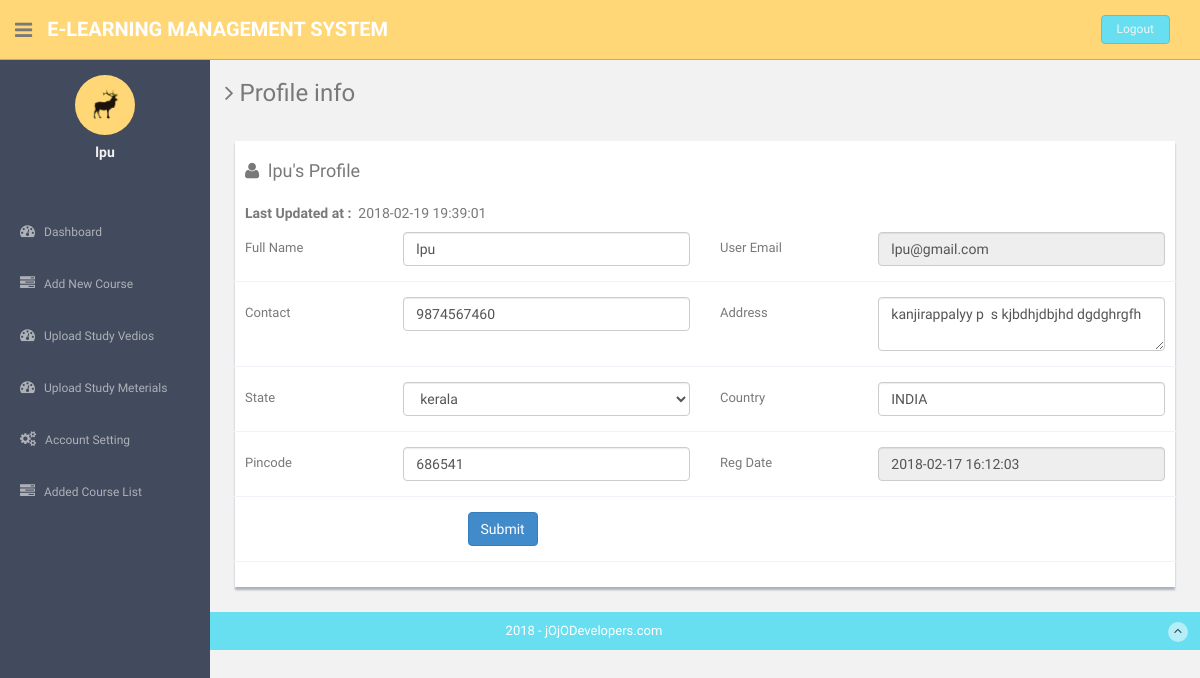
/learn/university/profile.php (signed in), run on the app's committed database.
### tables this page shows
CREATE TABLE `university` (
  `uid` int(11) NOT NULL,
  `uname` varchar(50) NOT NULL,
  `uemail` varchar(50) NOT NULL,
  `password` varchar(50) NOT NULL,
  `contactno` varchar(50) NOT NULL,
  `address` varchar(50) NOT NULL,
  `state` varchar(50) NOT NULL,
  `country` varchar(50) NOT NULL,
  `pincode` int(6) NOT NULL,
  `regdate` timestamp NOT NULL DEFAULT CURRENT_TIMESTAMP,
  `updationdate` timestamp NOT NULL DEFAULT CURRENT_TIMESTAMP ON UPDATE CURRENT_TIMESTAMP,
  `status` int(1) NOT NULL,
  `apstatus` varchar(50) NOT NULL
);

### learn/university/profile.php (the view, shortened to what this page needs)
<?php
if(strlen($_SESSION['login'])==0)
  {
header('location:index.php');
}
else{
?>
<!DOCTYPE html>
<html lang="en">
  <head>
    <link href="assets/css/bootstrap.css" rel="stylesheet">
    <link href="assets/font-awesome/css/font-awesome.css" rel="stylesheet" />
    <link rel="stylesheet" type="text/css" href="assets/js/bootstrap-datepicker/css/datepicker.css" />
    <link rel="stylesheet" type="text/css" href="assets/js/bootstrap-daterangepicker/daterangepicker.css" />
    <link href="assets/css/style.css" rel="stylesheet">
    <link href="assets/css/style-responsive.css" rel="stylesheet">
  </head>
  <body>
  <section id="container" >
     <?php include("includes/header.php");?>
      <?php include("includes/sidebar.php");?>
      <section id="main-content">
          <section class="wrapper">
          	<h3><i class="fa fa-angle-right"></i> Profile info</h3>
          	<div class="row mt">
          		<div class="col-lg-12">
                  <div class="form-panel">
 <?php $query=mysql_query("select * from university where uemail='".$_SESSION['login']."'");
 while($row=mysql_fetch_array($query))
 {
 ?>
  <h4 class="mb"><i class="fa fa-user"></i>&nbsp;&nbsp;<?php echo htmlentities($row['uname']);?>'s Profile</h4>
    <h5><b>Last Updated at :</b>&nbsp;&nbsp;<?php echo htmlentities($row['updationdate']);?></h5>
 <form class="form-horizontal style-form" method="post" name="profile" >
<div class="form-group">
<label class="col-sm-2 col-sm-2 control-label">Full Name</label>
<div class="col-sm-4">
<input type="text" name="uname" required="required" value="<?php echo htmlentities($row['uname']);?>" class="form-control" >
 </div>
<label class="col-sm-2 col-sm-2 control-label">User Email </label>
 <div class="col-sm-4">
<input type="email" name="uemail" required="required" value="<?php echo htmlentities($row['uemail']);?>" class="form-control" readonly>
</div>
 </div>
<div class="form-group">
<label class="col-sm-2 col-sm-2 control-label">Contact</label>
 <div class="col-sm-4">
<input type="text" name="contactno" required="required" value="<?php echo htmlentities($row['contactno']);?>" class="form-control">
</div>
<label class="col-sm-2 col-sm-2 control-label">Address </label>
<div class="col-sm-4">
<textarea  name="address" required="required" class="form-control"><?php echo htmlentities($row['address']);?></textarea>
</div>
</div>
<div class="form-group">
<label class="col-sm-2 col-sm-2 control-label">State</label>
<div class="col-sm-4">
<select name="state" required="required" class="form-control">
<option value="<?php echo htmlentities($row['state']);?>"><?php echo htmlentities($st=$row['state']);?></option>
</select>
</div>
<label class="col-sm-2 col-sm-2 control-label">Country </label>
<div class="col-sm-4">
<input type="text" name="country" required="required" value="<?php echo htmlentities($row['country']);?>" class="form-control">
</div>
</div>
<div class="form-group">
<label class="col-sm-2 col-sm-2 control-label">Pincode</label>
<div class="col-sm-4">
<input type="text" name="pincode" maxlength="6" required="required" value="<?php echo htmlentities($row['pincode']);?>" class="form-control">
</div>
<label class="col-sm-2 col-sm-2 control-label">Reg Date </label>
<div class="col-sm-4">
<input type="text" name="regdate" required="required" value="<?php echo htmlentities($row['regdate']);?>" class="form-control" readonly>
 </div>
</div>
<?php } ?>
 <div class="form-group">
  <div class="col-sm-10" style="padding-left:25% ">
<button type="submit" name="submit" class="btn btn-primary">Submit</button>
</div>
</div>
  </form>
    </div>
      </div>
       </div>
		</section>
      </section>
    <?php include("includes/footer.php");?>
  </section>
  </body>
</html>
<?php } ?>

### learn/university/includes/sidebar.php (shortened to what this page needs)
<aside>
          <div id="sidebar"  class="nav-collapse ">
              <ul class="sidebar-menu" id="nav-accordion">
              	  <p class="centered"><a href="profile.php"><img src="assets/img/ui-sam.jpg" class="img-circle" width="60"></a></p>
                   <?php $query=mysql_query("select uname from university where uemail='".$_SESSION['login']."'");
                  while($row=mysql_fetch_array($query))
                  {
                   ?>
               <h5 class="centered"><?php echo htmlentities($row['uname']);?></h5>
                  <?php } ?>
              	  	<br/>   <br/>
                  <li class="sub-menu">
                      <a href="dashboard.php">
                          <i class="fa fa-dashboard"></i>
                          <span>Dashboard</span>
                      </a>
                  </li>
                  <li class="sub-menu">
                      <a href="addnewcourse.php" >
                          <i class="fa fa-tasks"></i>
                          <span>Add New Course</span>
                      </a>
                  </li>
                  <li class="sub-menu">
                      <a href="uploadstudyvedios.php">
                          <i class="fa fa-dashboard"></i>
                          <span>Upload Study Vedios</span>
                      </a>
                  </li>
                  <li class="sub-menu">
                      <a href="uploadstudymeterial.php">
                          <i class="fa fa-dashboard"></i>
                          <span>Upload Study Meterials</span>
                      </a>
                  </li>
                  <li class="sub-menu">
                      <a href="javascript:;" >
                          <i class="fa fa-cogs"></i>
                          <span>Account Setting</span>
                      </a>
                  </li>
                  <li class="sub-menu">
                      <a href="complaint-history.php" >
                          <i class="fa fa-tasks"></i>
                          <span>Added Course List</span>
                      </a>
                  </li>
              </ul>
          </div>
      </aside>

### learn/university/assets/css/style.css (style rules this page uses)
body { color: #797979; background: #f2f2f2; font-family: 'Ruda', sans-serif; padding: 0px !important; margin: 0px !important; font-size:13px; }
ul li { list-style: none; }
a, a:hover, a:focus { text-decoration: none; outline: none; }
#container { width: 100%; height: 100%; }
.centered { text-align: center; }
.mt { margin-top: 25px; }
.mb { margin-bottom: 25px; }
#sidebar { width: 210px; height: 100%; position: fixed; background: #424a5d; }
#sidebar h5 { color: #f2f2f2; font-weight: 700; }
#sidebar ul li { position: relative; }
ul.sidebar-menu , ul.sidebar-menu li ul.sub { margin: -2px 0 0; padding: 0; }
ul.sidebar-menu { margin-top: 75px; }
ul.sidebar-menu li { margin-bottom: 5px; margin-left:10px; margin-right:10px; }
ul.sidebar-menu li.sub-menu { line-height: 15px; }
ul.sidebar-menu li a span { display: inline-block; }
ul.sidebar-menu li a { color: #aeb2b7; text-decoration: none; display: block; padding: 15px 0 15px 10px; font-size: 12px; outline: none; -webkit-transition: all 0.3s ease; -moz-transition: all 0.3s ease; -o-transition: all 0.3s ease; -ms-transition: all 0.3s ease; transition: all 0.3s ease; }
ul.sidebar-menu li a i { font-size: 15px; padding-right: 6px; }
#main-content { margin-left: 210px; }
.wrapper { display: inline-block; margin-top: 60px; padding-left: 15px; padding-right: 15px; padding-bottom: 15px; padding-top: 0px; width: 100%; }
.form-panel { background: #ffffff; margin: 10px; padding: 10px; box-shadow: 0px 3px 2px #aab2bd; text-align: left; }
label { font-weight: 400; }
.form-horizontal.style-form .form-group { border-bottom: 1px solid #eff2f7; padding-bottom: 15px; margin-bottom: 15px; }
@media (min-width: 768px) { .form-horizontal .control-label { text-align: left; } }

### data on the page
university: uname "lpu", updationdate "2018-02-19 19:39:01", uemail "lpu@gmail.com", contactno "9874567460", address "kanjirappalyy p s kjbdhjdbjhd dgdghrgfh", state "kerala", country "INDIA", pincode "686541", regdate "2018-02-17 16:12:03"
